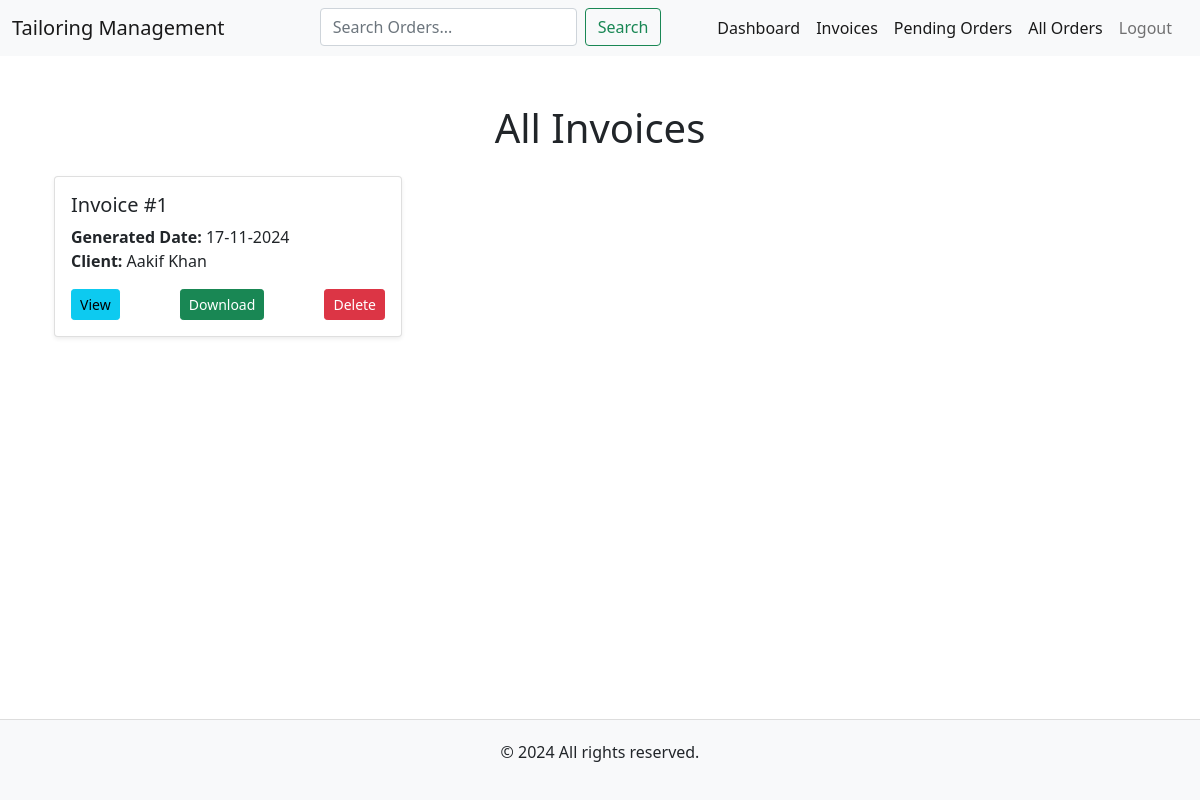
The app's page /invoices (signed in) with its own data.
### model.py (models this page shows, shortened)
class Invoice(db.Model):
    __tablename__ = 'invoices'
    id: Mapped[int] = mapped_column(Integer, primary_key=True)
    order_id: Mapped[int] = mapped_column(Integer, db.ForeignKey('orders.id'), nullable=False)
    generated_at: Mapped[datetime] = mapped_column(DateTime, nullable=False, default=datetime.utcnow)
    invoice_image: Mapped[str] = mapped_column(String(200), nullable=False)
    order: Mapped["Order"] = relationship('Order', backref="invoices", lazy=True)
    admin_id: Mapped[int] = mapped_column(Integer, db.ForeignKey('admins.id'), nullable=False)
    admin: Mapped["Admin"] = relationship("Admin", back_populates="invoices")

class Client(db.Model):
    __tablename__ = 'clients'
    id: Mapped[int] = mapped_column(Integer, primary_key=True)
    name: Mapped[str] = mapped_column(String(100), nullable=False)
    street: Mapped[str] = mapped_column(String(250))
    city: Mapped[str] = mapped_column(String(15))
    phone_number: Mapped[str] = mapped_column(String(20))
    admin_id: Mapped[int] = mapped_column(Integer, db.ForeignKey('admins.id'), nullable=False)
    admin: Mapped["Admin"] = relationship("Admin", back_populates="clients")
    orders: Mapped[list["Order"]] = relationship("Order", back_populates="client", lazy="dynamic")

### main.py (the view)
@app.route('/invoices', methods=['GET'])
@login_required
def invoices():
    invoices = Invoice.query.filter_by(admin_id=current_user.id).order_by(Invoice.generated_at.desc()).all()
    return render_template('invoices_list.html', invoices=invoices)

### main.py (called while the page is built)
@login_manager.user_loader
def load_user(admin_id):
    return db.get_or_404(Admin, admin_id)

### templates/invoices_list.html
{% extends 'base.html' %}
{% block content %}
    <div class="container mt-4">
        <h1 class="mb-4 text-center">All Invoices</h1>
        {% if invoices %}
            <div class="row">
                {% for invoice in invoices %}
                    <div class="col-sm-12 col-md-6 col-lg-4 mb-4">
                        <div class="card shadow-sm">
                            <div class="card-body">
                                <h5 class="card-title">Invoice #{{ invoice.id }}</h5>
                                <p class="card-text">
                                    <strong>Generated Date:</strong> {{ invoice.generated_at.strftime("%d-%m-%Y") }}<br>
                                    <strong>Client:</strong> {{ invoice.order.client.name }}<br>
                                </p>
                                <div class="d-flex justify-content-between">
                                    <a href="{{ url_for('view_invoice', invoice_id=invoice.id) }}" class="btn btn-sm btn-info">View</a>
                                    <a href="{{ url_for('download_invoice', invoice_id=invoice.id) }}" class="btn btn-sm btn-success">Download</a>
                                    <form action="{{ url_for('delete_invoice', invoice_id=invoice.id) }}" method="post" class="d-inline">
                                        <button type="submit" class="btn btn-sm btn-danger">Delete</button>
                                    </form>
                                </div>
                            </div>
                        </div>
                    </div>
                {% endfor %}
            </div>
        {% else %}
            <p class="text-muted text-center">No invoices available.</p>
        {% endif %}
    </div>
{% endblock %}

### static/css/styles.css (style rules this page uses)
html, body { height: 100%; margin: 0; display: flex; flex-direction: column; }

### records on screen
Invoice: id "1", generated_at "17-11-2024", order.client.name "Aakif Khan"
